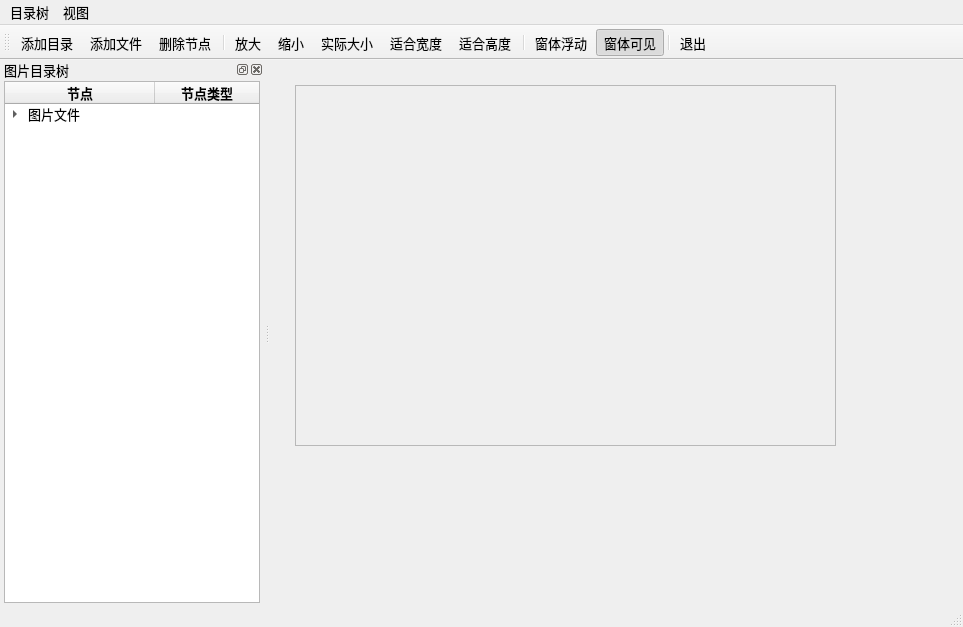
<?xml version="1.0" encoding="UTF-8"?>
<ui version="4.0">
 <class>MainWindow</class>
 <widget class="QMainWindow" name="MainWindow">
  <property name="geometry">
   <rect>
    <x>0</x>
    <y>0</y>
    <width>963</width>
    <height>627</height>
   </rect>
  </property>
  <property name="font">
   <font>
    <pointsize>10</pointsize>
   </font>
  </property>
  <property name="windowTitle">
   <string>QTreeWidget的使用</string>
  </property>
  <widget class="QWidget" name="centralWidget">
   <widget class="QScrollArea" name="scrollArea">
    <property name="geometry">
     <rect>
      <x>25</x>
      <y>25</y>
      <width>541</width>
      <height>361</height>
     </rect>
    </property>
    <property name="minimumSize">
     <size>
      <width>200</width>
      <height>0</height>
     </size>
    </property>
    <property name="sizeAdjustPolicy">
     <enum>QAbstractScrollArea::AdjustIgnored</enum>
    </property>
    <property name="widgetResizable">
     <bool>true</bool>
    </property>
    <property name="alignment">
     <set>Qt::AlignCenter</set>
    </property>
    <widget class="QWidget" name="scrollAreaWidgetContents">
     <property name="geometry">
      <rect>
       <x>0</x>
       <y>0</y>
       <width>539</width>
       <height>359</height>
      </rect>
     </property>
     <layout class="QVBoxLayout" name="verticalLayout_2">
      <item>
       <widget class="QLabel" name="LabPicture">
        <property name="text">
         <string/>
        </property>
        <property name="scaledContents">
         <bool>false</bool>
        </property>
        <property name="alignment">
         <set>Qt::AlignCenter</set>
        </property>
       </widget>
      </item>
     </layout>
    </widget>
   </widget>
  </widget>
  <widget class="QMenuBar" name="menuBar">
   <property name="geometry">
    <rect>
     <x>0</x>
     <y>0</y>
     <width>963</width>
     <height>24</height>
    </rect>
   </property>
   <widget class="QMenu" name="menuPic">
    <property name="title">
     <string>目录树</string>
    </property>
    <addaction name="actAddFolder"/>
    <addaction name="actAddFiles"/>
    <addaction name="actDeleteItem"/>
    <addaction name="actScanItems"/>
    <addaction name="separator"/>
    <addaction name="actQuit"/>
   </widget>
   <widget class="QMenu" name="menuView">
    <property name="title">
     <string>视图</string>
    </property>
    <addaction name="actZoomIn"/>
    <addaction name="actZoomOut"/>
    <addaction name="actZoomRealSize"/>
    <addaction name="actZoomFitW"/>
    <addaction name="actZoomFitH"/>
   </widget>
   <addaction name="menuPic"/>
   <addaction name="menuView"/>
  </widget>
  <widget class="QToolBar" name="mainToolBar">
   <property name="toolButtonStyle">
    <enum>Qt::ToolButtonTextUnderIcon</enum>
   </property>
   <attribute name="toolBarArea">
    <enum>TopToolBarArea</enum>
   </attribute>
   <attribute name="toolBarBreak">
    <bool>false</bool>
   </attribute>
   <addaction name="actAddFolder"/>
   <addaction name="actAddFiles"/>
   <addaction name="actDeleteItem"/>
   <addaction name="separator"/>
   <addaction name="actZoomIn"/>
   <addaction name="actZoomOut"/>
   <addaction name="actZoomRealSize"/>
   <addaction name="actZoomFitW"/>
   <addaction name="actZoomFitH"/>
   <addaction name="separator"/>
   <addaction name="actDockFloat"/>
   <addaction name="actDockVisible"/>
   <addaction name="separator"/>
   <addaction name="actQuit"/>
  </widget>
  <widget class="QStatusBar" name="statusBar"/>
  <widget class="QDockWidget" name="dockWidget">
   <property name="features">
    <set>QDockWidget::AllDockWidgetFeatures</set>
   </property>
   <property name="allowedAreas">
    <set>Qt::LeftDockWidgetArea|Qt::RightDockWidgetArea</set>
   </property>
   <property name="windowTitle">
    <string>图片目录树</string>
   </property>
   <attribute name="dockWidgetArea">
    <number>1</number>
   </attribute>
   <widget class="QWidget" name="dockWidgetContents">
    <layout class="QVBoxLayout" name="verticalLayout">
     <property name="leftMargin">
      <number>4</number>
     </property>
     <property name="topMargin">
      <number>2</number>
     </property>
     <property name="rightMargin">
      <number>4</number>
     </property>
     <property name="bottomMargin">
      <number>2</number>
     </property>
     <item>
      <widget class="QTreeWidget" name="treeFiles">
       <property name="columnCount">
        <number>2</number>
       </property>
       <attribute name="headerDefaultSectionSize">
        <number>150</number>
       </attribute>
       <column>
        <property name="text">
         <string>节点</string>
        </property>
        <property name="font">
         <font>
          <weight>75</weight>
          <bold>true</bold>
         </font>
        </property>
        <property name="textAlignment">
         <set>AlignCenter</set>
        </property>
       </column>
       <column>
        <property name="text">
         <string>节点类型</string>
        </property>
        <property name="font">
         <font>
          <weight>75</weight>
          <bold>true</bold>
         </font>
        </property>
        <property name="textAlignment">
         <set>AlignCenter</set>
        </property>
       </column>
       <item>
        <property name="text">
         <string>图片文件</string>
        </property>
        <property name="icon">
         <iconset resource="res.qrc">
          <normaloff>:/images/icons/15.ico</normaloff>:/images/icons/15.ico</iconset>
        </property>
        <property name="text">
         <string/>
        </property>
        <item>
         <property name="text">
          <string>分组节点</string>
         </property>
         <property name="icon">
          <iconset resource="res.qrc">
           <normaloff>:/images/icons/open3.bmp</normaloff>:/images/icons/open3.bmp</iconset>
         </property>
         <property name="text">
          <string/>
         </property>
         <item>
          <property name="text">
           <string>图片节点</string>
          </property>
          <property name="icon">
           <iconset resource="res.qrc">
            <normaloff>:/images/icons/31.ico</normaloff>:/images/icons/31.ico</iconset>
          </property>
          <property name="text">
           <string/>
          </property>
         </item>
        </item>
        <item>
         <property name="text">
          <string>分组2</string>
         </property>
         <property name="text">
          <string/>
         </property>
         <item>
          <property name="text">
           <string>图片2</string>
          </property>
          <property name="icon">
           <iconset resource="res.qrc">
            <normaloff>:/images/icons/31.ico</normaloff>:/images/icons/31.ico</iconset>
          </property>
          <property name="text">
           <string/>
          </property>
         </item>
        </item>
       </item>
      </widget>
     </item>
    </layout>
   </widget>
  </widget>
  <action name="actAddFolder">
   <property name="icon">
    <iconset resource="res.qrc">
     <normaloff>:/images/icons/open3.bmp</normaloff>:/images/icons/open3.bmp</iconset>
   </property>
   <property name="text">
    <string>添加目录...</string>
   </property>
   <property name="toolTip">
    <string>添加目录</string>
   </property>
   <property name="shortcut">
    <string>Ctrl+F</string>
   </property>
  </action>
  <action name="actAddFiles">
   <property name="icon">
    <iconset resource="res.qrc">
     <normaloff>:/images/icons/824.bmp</normaloff>:/images/icons/824.bmp</iconset>
   </property>
   <property name="text">
    <string>添加文件...</string>
   </property>
   <property name="toolTip">
    <string>添加文件</string>
   </property>
   <property name="shortcut">
    <string>Ctrl+N</string>
   </property>
  </action>
  <action name="actZoomIn">
   <property name="enabled">
    <bool>true</bool>
   </property>
   <property name="icon">
    <iconset resource="res.qrc">
     <normaloff>:/images/icons/418.bmp</normaloff>:/images/icons/418.bmp</iconset>
   </property>
   <property name="text">
    <string>放大</string>
   </property>
   <property name="toolTip">
    <string>放大图片</string>
   </property>
   <property name="shortcut">
    <string>Ctrl+I</string>
   </property>
  </action>
  <action name="actZoomOut">
   <property name="enabled">
    <bool>true</bool>
   </property>
   <property name="icon">
    <iconset resource="res.qrc">
     <normaloff>:/images/icons/416.bmp</normaloff>:/images/icons/416.bmp</iconset>
   </property>
   <property name="text">
    <string>缩小</string>
   </property>
   <property name="toolTip">
    <string>缩小图片</string>
   </property>
   <property name="shortcut">
    <string>Ctrl+O</string>
   </property>
  </action>
  <action name="actZoomRealSize">
   <property name="checkable">
    <bool>true</bool>
   </property>
   <property name="enabled">
    <bool>true</bool>
   </property>
   <property name="icon">
    <iconset resource="res.qrc">
     <normaloff>:/images/icons/414.bmp</normaloff>:/images/icons/414.bmp</iconset>
   </property>
   <property name="text">
    <string>实际大小</string>
   </property>
   <property name="toolTip">
    <string>图片实际大小显示</string>
   </property>
  </action>
  <action name="actZoomFitW">
   <property name="enabled">
    <bool>true</bool>
   </property>
   <property name="icon">
    <iconset resource="res.qrc">
     <normaloff>:/images/icons/424.bmp</normaloff>:/images/icons/424.bmp</iconset>
   </property>
   <property name="text">
    <string>适合宽度</string>
   </property>
   <property name="toolTip">
    <string>适合宽度显示</string>
   </property>
   <property name="shortcut">
    <string>Ctrl+W</string>
   </property>
  </action>
  <action name="actDeleteItem">
   <property name="enabled">
    <bool>true</bool>
   </property>
   <property name="icon">
    <iconset resource="res.qrc">
     <normaloff>:/images/icons/delete1.bmp</normaloff>:/images/icons/delete1.bmp</iconset>
   </property>
   <property name="text">
    <string>删除节点</string>
   </property>
   <property name="toolTip">
    <string>删除节点</string>
   </property>
  </action>
  <action name="actQuit">
   <property name="icon">
    <iconset resource="res.qrc">
     <normaloff>:/images/icons/exit.bmp</normaloff>:/images/icons/exit.bmp</iconset>
   </property>
   <property name="text">
    <string>退出</string>
   </property>
   <property name="toolTip">
    <string>退出本系统</string>
   </property>
  </action>
  <action name="actZoomFitH">
   <property name="enabled">
    <bool>true</bool>
   </property>
   <property name="icon">
    <iconset resource="res.qrc">
     <normaloff>:/images/icons/426.bmp</normaloff>:/images/icons/426.bmp</iconset>
   </property>
   <property name="text">
    <string>适合高度</string>
   </property>
   <property name="shortcut">
    <string>Ctrl+H</string>
   </property>
  </action>
  <action name="actScanItems">
   <property name="icon">
    <iconset resource="res.qrc">
     <normaloff>:/images/icons/fold.bmp</normaloff>:/images/icons/fold.bmp</iconset>
   </property>
   <property name="text">
    <string>遍历节点</string>
   </property>
   <property name="toolTip">
    <string>遍历节点</string>
   </property>
  </action>
  <action name="actDockVisible">
   <property name="checkable">
    <bool>true</bool>
   </property>
   <property name="checked">
    <bool>true</bool>
   </property>
   <property name="icon">
    <iconset resource="res.qrc">
     <normaloff>:/images/icons/414.bmp</normaloff>:/images/icons/414.bmp</iconset>
   </property>
   <property name="text">
    <string>窗体可见</string>
   </property>
   <property name="toolTip">
    <string>窗体可见</string>
   </property>
  </action>
  <action name="actDockFloat">
   <property name="checkable">
    <bool>true</bool>
   </property>
   <property name="checked">
    <bool>false</bool>
   </property>
   <property name="icon">
    <iconset resource="res.qrc">
     <normaloff>:/images/icons/814.bmp</normaloff>:/images/icons/814.bmp</iconset>
   </property>
   <property name="text">
    <string>窗体浮动</string>
   </property>
   <property name="toolTip">
    <string>窗体浮动</string>
   </property>
  </action>
 </widget>
 <layoutdefault spacing="6" margin="11"/>
 <resources>
  <include location="res.qrc"/>
 </resources>
 <connections>
  <connection>
   <sender>actQuit</sender>
   <signal>triggered()</signal>
   <receiver>MainWindow</receiver>
   <slot>close()</slot>
   <hints>
    <hint type="sourcelabel">
     <x>-1</x>
     <y>-1</y>
    </hint>
    <hint type="destinationlabel">
     <x>522</x>
     <y>286</y>
    </hint>
   </hints>
  </connection>
 </connections>
</ui>
